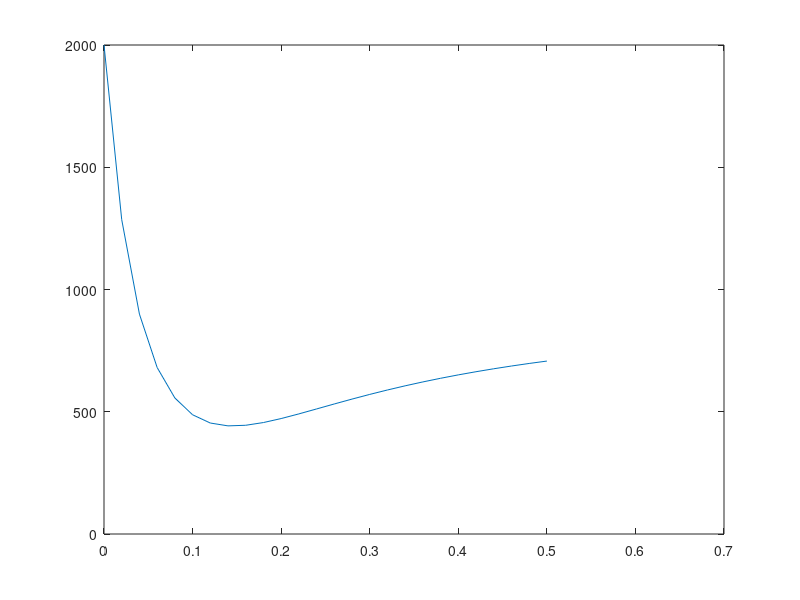

The MATLAB source for this figure: (Note: this script raises an error after producing the figure.)
a = 0;
b = 0.5;
h = 0.02;

N=(b-a)/h;
n(1) = 2000;
t(1) = a;

for i = 1:N
   t(i+1) = t(i)+h;
   x = n(i);
   
   for j = 1:20
      num = x + 0.8*x^(3/2)*h - 10*n(1)*(1 - exp(-3*t(i+1)))*h-n(i);
      denom = 1+0.8*1.5*x^(1/2)*h;
      xnew = x - num/denom;
      
      if (abs(xnew - x)/x < 0.0001)
          break;
      
      else
          x = xnew;
      end
   end
   
   n(i+1) = xnew;
end
       
  
   
plot(t,n)
axis([0, 0.5, 2000]);
    
